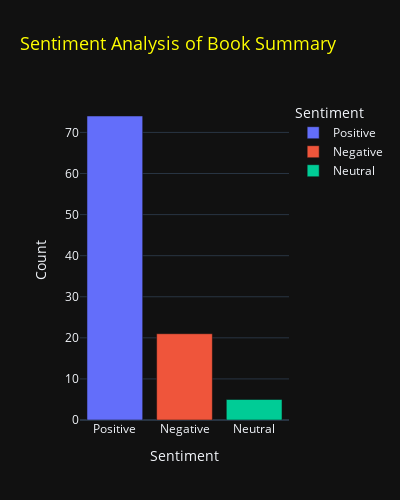

Notebook source saved alongside this figure:
### Code cell
# Classify vader_sentiment as Positive, Neutral, or Negative
book_url['Sentiment_Type'] = book_url['vader_sentiment'].apply(lambda score: 'Positive' if score > 0 else ('Negative' if score < 0 else 'Neutral'))

# Count the number of books for each sentiment type
sentiment_counts = book_url['Sentiment_Type'].value_counts().reset_index()

# Rename columns for clarity
sentiment_counts.columns = ['Sentiment', 'Count']

# Visualize the counts using a bar chart
fig = px.bar(sentiment_counts, x='Sentiment', y='Count', title='Sentiment Analysis of Book Summary', color='Sentiment')
fig.update_layout(
    width=400,
    height=500,
    template='plotly_dark',
    title_font=dict(size=18, color='yellow')
)
fig.write_html("./charts/sentiment_count.html")
fig.show()

### Figure 1 — Plotly figure (JSON) as saved in the notebook; plotly's stock layout.template omitted (floating-point values rounded to 4 significant figures)
{"data": [{"alignmentgroup": "True", "hovertemplate": "Sentiment=%{x}<br>Count=%{y}<extra></extra>", "legendgroup": "Positive", "marker": {"color": "#636efa", "pattern": {"shape": ""}}, "name": "Positive", "offsetgroup": "Positive", "orientation": "v", "showlegend": true, "textposition": "auto", "type": "bar", "x": ["Positive"], "xaxis": "x", "y": [74], "yaxis": "y"}, {"alignmentgroup": "True", "hovertemplate": "Sentiment=%{x}<br>Count=%{y}<extra></extra>", "legendgroup": "Negative", "marker": {"color": "#EF553B", "pattern": {"shape": ""}}, "name": "Negative", "offsetgroup": "Negative", "orientation": "v", "showlegend": true, "textposition": "auto", "type": "bar", "x": ["Negative"], "xaxis": "x", "y": [21], "yaxis": "y"}, {"alignmentgroup": "True", "hovertemplate": "Sentiment=%{x}<br>Count=%{y}<extra></extra>", "legendgroup": "Neutral", "marker": {"color": "#00cc96", "pattern": {"shape": ""}}, "name": "Neutral", "offsetgroup": "Neutral", "orientation": "v", "showlegend": true, "textposition": "auto", "type": "bar", "x": ["Neutral"], "xaxis": "x", "y": [5], "yaxis": "y"}], "layout": {"barmode": "relative", "height": 500, "legend": {"title": {"text": "Sentiment"}, "tracegroupgap": 0}, "title": {"font": {"color": "yellow", "size": 18}, "text": "Sentiment Analysis of Book Summary"}, "width": 400, "xaxis": {"anchor": "y", "categoryarray": ["Positive", "Negative", "Neutral"], "categoryorder": "array", "domain": [0, 1], "title": {"text": "Sentiment"}}, "yaxis": {"anchor": "x", "domain": [0, 1], "title": {"text": "Count"}}}}
